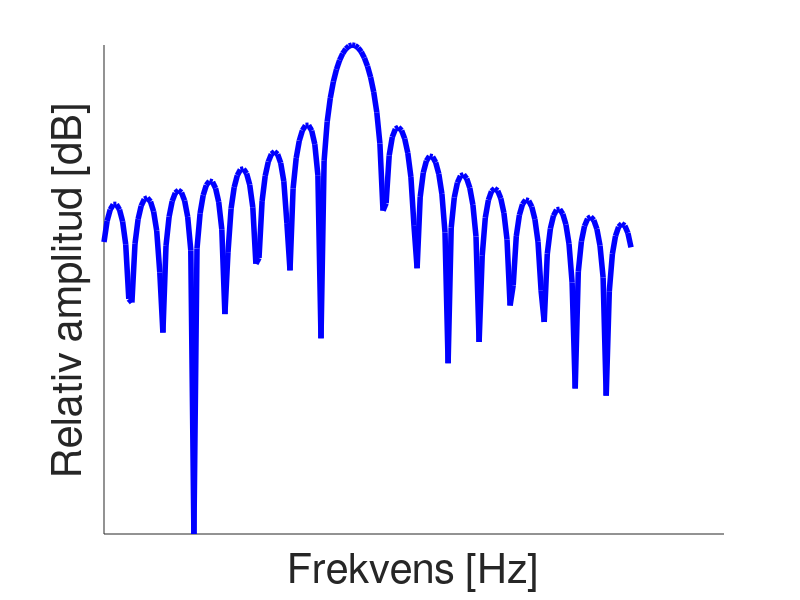
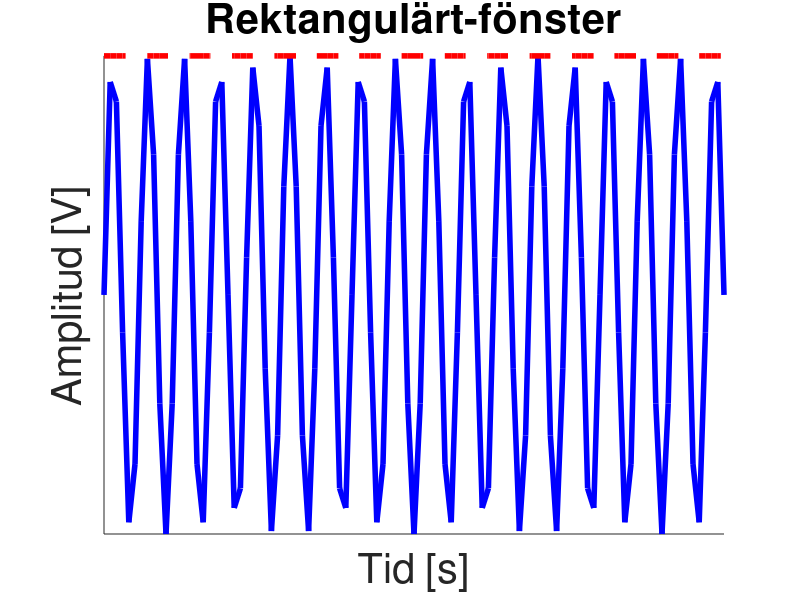
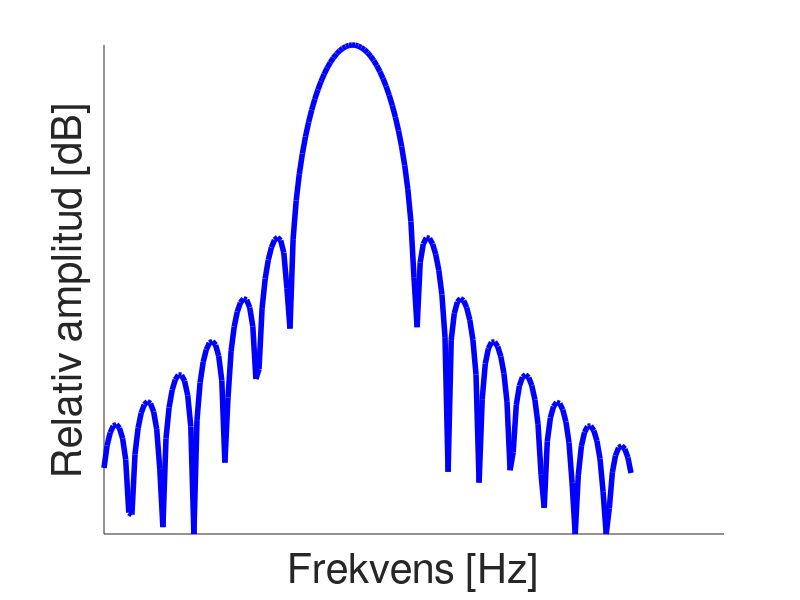
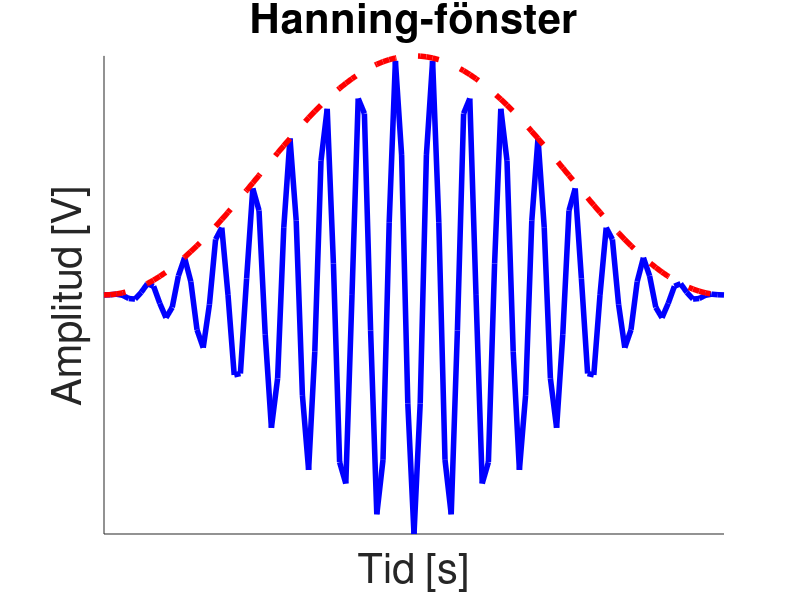

Write MATLAB code to recreate these figures, in order. (Note: a time limit stopped this script after it produced the figures.)
%% Rita Fönster
clf
clear
% Signal
N = 101;
n = 1024;
tid = 0.1;
x1 = linspace(0,tid,N);
y2 = sin(350*pi*x1);

% Fourier Inställningar
f = 1:1:n/2;

% Inställningar Fönster
l_plot = {'b-','LineWidth',4};
w_plot = {'r--','LineWidth',4}; 
title_prop = {'FontSize',30};
label_prop = {'FontSize',30};
plot_pos = 100:270 ;

% Rektangulärt fönster 
w_rekt = ones(1,N);
y3 = y2;

Y = abs(fft(y3,1024,2))/n;
Y = Y(1:n/2)./max(Y(1:n/2));
Y = 20*log10(Y);
Y(Y <= -80) = -80;


clf
plot(f(plot_pos),Y(plot_pos),l_plot{:});
xlabel("Frekvens [Hz]",label_prop{:})
ylabel("Relativ amplitud [dB]", label_prop{:})
set(gca,...
    'XTick', [],...
    'YTick', [],...
    'Box', false);
pause



exportgraphics(gcf,'window_plots1_frekv.pdf','ContentType','vector');

clf
plot(x1,y2,l_plot{:});
hold on
plot(x1,w_rekt,w_plot{:});
hold off
title("Rektangulärt-fönster",title_prop{:})
xlabel("Tid [s]",label_prop{:})
ylabel("Amplitud [V]", label_prop{:})
set(gca,...
    'XTick', [],...
    'YTick', [],...
    'Box', false);

exportgraphics(gcf,'window_plots1.pdf','ContentType','vector');

% Hanning Fönster
w_hann = hann(N)';
y3 = y2.*w_hann;
Y = abs(fft(y3,n,2))/n;
Y = Y(1:n/2)./max(Y(1:n/2));
Y = 20*log10(Y);
Y(Y <= -80) = -80;
clf
plot(f(plot_pos),Y(plot_pos),l_plot{:});
xlabel("Frekvens [Hz]",label_prop{:})
ylabel("Relativ amplitud [dB]", label_prop{:})
set(gca,...
    'XTick', [],...
    'YTick', [],...
    'Box', false);

pause
exportgraphics(gcf,'window_plots2_frekv.pdf','ContentType','vector');

y_hann = w_hann.*y2;
clf
plot(x1,y_hann,l_plot{:});
hold on
plot(x1,w_hann,w_plot{:});
hold off
title("Hanning-fönster",title_prop{:})
xlabel("Tid [s]",label_prop{:})
ylabel("Amplitud [V]", label_prop{:})
set(gca,...
    'XTick', [],...
    'YTick', [],...
    'Box', false);

exportgraphics(gcf,'window_plots2.pdf','ContentType','vector');

% Gaussian Fönster
w_gauss = gausswin(N)';
Y = abs(fft(y2.*w_gauss,n,2))/n;
Y = Y(1:n/2)./max(Y(1:n/2));
Y = 20*log10(Y);
Y(Y <= -80) = -80;
clf
plot(f(plot_pos),Y(plot_pos),l_plot{:});
xlabel("Frekvens [Hz]",label_prop{:})
ylabel("Relativ amplitud [dB]", label_prop{:})
set(gca,...
    'XTick', [],...
    'YTick', [],...
    'Box', false);

pause
exportgraphics(gcf,'window_plots3_frekv.pdf','ContentType','vector');


y_gauss = w_gauss.*y2;
clf
plot(x1,y_gauss,l_plot{:});
hold on
plot(x1,w_gauss,w_plot{:});
title("Gaussianskt-fönster",title_prop{:})
xlabel("Tid [s]",label_prop{:})
ylabel("Amplitud [V]", label_prop{:})
set(gca,...
    'XTick', [],...
    'YTick', [],...
    'Box', false);

exportgraphics(gcf,'window_plots3.pdf','ContentType','vector');

%% Diskret Sampling
x1 = linspace(0,1,500);
y2 = sin(14*pi*x1/5);
x_new = linspace(0,2,1000);
y_new = [y2,y2];
y_proper = sin(14*pi*x_new/5);
plot(x_new,y_new,'b','LineWidth',1);
hold on
plot(x_new(500:end),y_proper(500:end),'b--');
plot([1,1],[-1,1],'k-','LineWidth',1);
hold off
title('Kapning av signal', 'FontSize', 15);
label_settings = {'FontSize',15,'interpreter','latex'};
xlabel("Tid, [s]",label_settings{:})
ylabel("Amplitud, [V]", label_settings{:});
legend({'Samplad Signal','Verklig Signal','Inspelningslängd'});
exportgraphics(gcf,'kapad_signal.pdf','ContentType','vector');

%% Distortion pga klippning
frekv = 53; % Hz
ampl_signal =4; %Volt
maxampl = 1; % Volt
max_t = 0.1;
N = 1000;
t = linspace(0,max_t,N);
v = ampl_signal.*sin(2*pi*frekv*t);
v_klippt = v;
v_klippt(v_klippt >= maxampl) = maxampl;
v_klippt(v_klippt <= -maxampl) = -maxampl;

clf
subplot(1,2,1)
plot(t,v,'r--')
hold on
plot(t,v_klippt,'b-')
plot([t',t'],maxampl*[ones(1000,1),-ones(1000,1)],'k:','LineWidth',1)
hold off
axis([0 2/frekv -ampl_signal ampl_signal])

% Annan upplösning på sample rate
max_t_ft = 1;
t = linspace(0,max_t_ft,N);
v = ampl_signal.*sin(2*pi*frekv*t);
v_klippt = v;
v_klippt(v_klippt >= maxampl) = maxampl;
v_klippt(v_klippt <= -maxampl) = -maxampl;


Y = fft(v_klippt,N)/N;
Y_plot = abs(Y(2:N/2+1));
sampl_rate = N/max_t_ft;
f = linspace(1,sampl_rate/2 + sampl_rate/N,N/2);

subplot(1,2,2)
plot(f,Y_plot)
axis([0 400 -.25 1.5])

%% Aliasing
clf
fs = 5;
fi1 = 4;
fa1 = 1;

x1 = linspace(0,1,1000);
x2 = linspace(0,1,1*fs+1);

y1 = sin(2*pi*fi1*x1);
y2 = -sin(2*pi*fa1*x1);
y3_temp = sin(2*pi*fi1*x2);

p = plot(x1,y1,'b',...
    x1,y2,'r--',...
    x2,y3_temp,'ko');

p(1).LineWidth = 1;
p(2).LineWidth = 1;
p(3).LineWidth = 1;

title("Vikning av signal",'FontSize',13)
ylabel("Amplitud [V]",'FontSize',13);
xlabel("Tid [s]",'FontSize',13);
legend({'Ursprunglig Signal','Upplevd Signal','Mätpunkter'},...
    'Location','northwest','FontSize',13)
set(gca,...
    'YTick',[],...
    'XTick',[],...
    'Box',false);

exportgraphics(gcf,'vikning_demo.pdf','ContentType','vector')

%% Aliasing 2
clf
fs = 5;
fi1 = 4;
fi2 = 2;
fa1 = 1;

x1 = linspace(0,1,1000);
x2 = linspace(0,1,1*fs+1);

y1 = sin(2*pi*fi1*x1) + sin(2*pi*fi2*x1);
y2 = -sin(2*pi*fa1*x1) + sin(2*pi*fi2*x1);
y3_temp = sin(2*pi*fi1*x2) + sin(2*pi*fi2*x2);

p = plot(x1,y1,'b',...
    x1,y2,'r--',...
    x2,y3_temp,'ko');

p(1).LineWidth = 1;
p(2).LineWidth = 1;
p(3).LineWidth = 1;

title("Vikning av signal")
ylabel("Amplitud, [V]");
xlabel("Tid, [s]");
legend({'Ursprunglig Signal','Upplevd Signal','Mätpunkter'},...
    'Location','northwest')
set(gca,...
    'YTick',[],...
    'XTick',[],...
    'Box',false);

exportgraphics(gcf,'vikning_demo2.pdf','ContentType','vector')

%% TEST

Fs = 1000;                    % Sampling frequency
T = 1/Fs;                     % Sampling period
L = 1000;                     % Length of signal
t = T*(0:1:L-1);                % Time vector

t = 0:1/1e3:0.10;
x = sin(2*pi*50*t);
h=figure;
% plot(t,x)
% xlabel('Tid [s]','FontSize', 15)
% ylabel('Amplitud [V]','FontSize', 15)
% title('Tidsdomän för 50 Hz sinussignal','FontSize', 15)
n = 1024;
x=fft(x,n,2);
x = x(1:512);
mx=2*abs(x)/100;
f=(0:1024/2-1)*Fs/1024;
plot(f,(mx))
xlabel('Frekvens [Hz]')
ylabel('Magnitud [V]')
title('Frekvensdomän för 50 Hz fyrkantssignal')
set(h,'Units','Inches');
pos = get(h,'Position');
set(h,'PaperPositionMode','Auto','PaperUnits','Inches','PaperSize',[pos(3), pos(4)])
